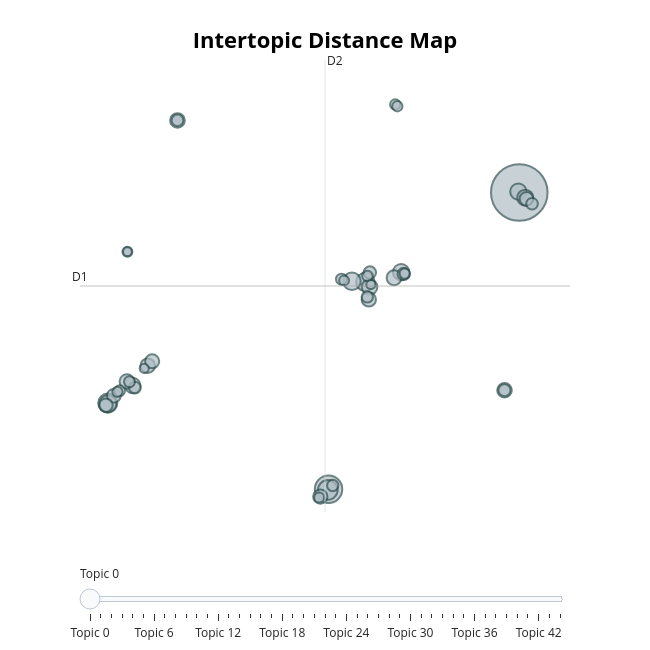

Source (notebook cell):
### Markdown cell above
## topics

### Code cell
fig1 = option1_topic_model_fast.visualize_topics()
fig1.show()

### Figure 1 — Plotly figure (JSON) as saved in the notebook; plotly's stock layout.template omitted (floating-point values rounded to 4 significant figures; data arrays with more than 128 entries replaced by an {"elided": "..."} marker saying what was removed)
{"data": [{"customdata": {"elided": "45x3 mixed values"}, "hovertemplate": "<b>Topic %{customdata[0]}</b><br>%{customdata[1]}<br>Size: %{customdata[2]}", "legendgroup": "", "marker": {"color": "#B0BEC5", "line": {"color": "DarkSlateGrey", "width": 2}, "size": [422, 99, 51, 48, 45, 41, 38, 35, 35, 34, 32, 31, 29, 28, 28, 28, 28, 27, 27, 26, 25, 25, 24, 20, 20, 19, 18, 18, 18, 17, 17, 16, 16, 15, 15, 14, 14, 14, 14, 13, 13, 13, 11, 11, 10], "sizemode": "area", "sizeref": 0.2637, "symbol": "circle"}, "mode": "markers", "name": "", "orientation": "v", "showlegend": false, "type": "scatter", "x": [12.6, 2.602, 2.563, -8.977, 4.531, 3.828, -8.975, 12.55, 6.408, 12.92, 4.752, -7.666, 6.038, -7.974, -6.881, -5.322, 11.83, 4.713, 2.169, -6.649, -8.661, 12.98, -9.073, 4.77, 6.54, 11.83, 13.27, -5.322, -7.553, 2.82, 4.634, -7.838, 3.281, -8.355, 4.641, -8.471, 6.099, 6.209, 6.594, -7.947, 2.111, 3.418, -7.065, 4.82, -7.947], "xaxis": "x", "y": [12.32, -5.208, -5.247, -0.1229, 7.037, 7.08, -0.1523, 12.37, 7.614, 12.01, 6.738, 0.9195, 7.283, 1.156, 2.091, 16.57, 0.6395, 6.002, -5.639, 2.346, 0.3128, 11.95, -0.2415, 7.592, 7.508, 0.6408, 11.65, 16.57, 0.7919, -4.989, 6.152, 1.144, 7.198, 0.6139, 7.386, 0.5462, 17.52, 17.41, 7.532, 8.824, -5.697, 7.126, 1.931, 6.884, 8.824], "yaxis": "y"}], "layout": {"annotations": [{"showarrow": false, "text": "D1", "x": -10.43, "y": 6.796, "yshift": 10}, {"showarrow": false, "text": "D2", "x": 2.415, "xshift": 10, "y": 20.14}], "height": 650, "hoverlabel": {"bgcolor": "white", "font": {"family": "Rockwell", "size": 16}}, "legend": {"itemsizing": "constant", "tracegroupgap": 0}, "margin": {"t": 60}, "shapes": [{"line": {"color": "#CFD8DC", "width": 2}, "type": "line", "x0": 2.415, "x1": 2.415, "y0": -6.551, "y1": 20.14}, {"line": {"color": "#9E9E9E", "width": 2}, "type": "line", "x0": -10.43, "x1": 15.26, "y0": 6.796, "y1": 6.796}], "sliders": [{"active": 0, "pad": {"t": 50}, "steps": [{"args": [{"marker.color": [["red", "#B0BEC5", "#B0BEC5", "#B0BEC5", "#B0BEC5", "#B0BEC5", "#B0BEC5", "#B0BEC5", "#B0BEC5", "#B0BEC5", "#B0BEC5", "#B0BEC5", "#B0BEC5", "#B0BEC5", "#B0BEC5", "#B0BEC5", "#B0BEC5", "#B0BEC5", "#B0BEC5", "#B0BEC5", "#B0BEC5", "#B0BEC5", "#B0BEC5", "#B0BEC5", "#B0BEC5", "#B0BEC5", "#B0BEC5", "#B0BEC5", "#B0BEC5", "#B0BEC5", "#B0BEC5", "#B0BEC5", "#B0BEC5", "#B0BEC5", "#B0BEC5", "#B0BEC5", "#B0BEC5", "#B0BEC5", "#B0BEC5", "#B0BEC5", "#B0BEC5", "#B0BEC5", "#B0BEC5", "#B0BEC5", "#B0BEC5"]]}], "label": "Topic 0", "method": "update"}, {"args": [{"marker.color": [["#B0BEC5", "red", "#B0BEC5", "#B0BEC5", "#B0BEC5", "#B0BEC5", "#B0BEC5", "#B0BEC5", "#B0BEC5", "#B0BEC5", "#B0BEC5", "#B0BEC5", "#B0BEC5", "#B0BEC5", "#B0BEC5", "#B0BEC5", "#B0BEC5", "#B0BEC5", "#B0BEC5", "#B0BEC5", "#B0BEC5", "#B0BEC5", "#B0BEC5", "#B0BEC5", "#B0BEC5", "#B0BEC5", "#B0BEC5", "#B0BEC5", "#B0BEC5", "#B0BEC5", "#B0BEC5", "#B0BEC5", "#B0BEC5", "#B0BEC5", "#B0BEC5", "#B0BEC5", "#B0BEC5", "#B0BEC5", "#B0BEC5", "#B0BEC5", "#B0BEC5", "#B0BEC5", "#B0BEC5", "#B0BEC5", "#B0BEC5"]]}], "label": "Topic 1", "method": "update"}, {"args": [{"marker.color": [["#B0BEC5", "#B0BEC5", "red", "#B0BEC5", "#B0BEC5", "#B0BEC5", "#B0BEC5", "#B0BEC5", "#B0BEC5", "#B0BEC5", "#B0BEC5", "#B0BEC5", "#B0BEC5", "#B0BEC5", "#B0BEC5", "#B0BEC5", "#B0BEC5", "#B0BEC5", "#B0BEC5", "#B0BEC5", "#B0BEC5", "#B0BEC5", "#B0BEC5", "#B0BEC5", "#B0BEC5", "#B0BEC5", "#B0BEC5", "#B0BEC5", "#B0BEC5", "#B0BEC5", "#B0BEC5", "#B0BEC5", "#B0BEC5", "#B0BEC5", "#B0BEC5", "#B0BEC5", "#B0BEC5", "#B0BEC5", "#B0BEC5", "#B0BEC5", "#B0BEC5", "#B0BEC5", "#B0BEC5", "#B0BEC5", "#B0BEC5"]]}], "label": "Topic 2", "method": "update"}, {"args": [{"marker.color": [["#B0BEC5", "#B0BEC5", "#B0BEC5", "red", "#B0BEC5", "#B0BEC5", "#B0BEC5", "#B0BEC5", "#B0BEC5", "#B0BEC5", "#B0BEC5", "#B0BEC5", "#B0BEC5", "#B0BEC5", "#B0BEC5", "#B0BEC5", "#B0BEC5", "#B0BEC5", "#B0BEC5", "#B0BEC5", "#B0BEC5", "#B0BEC5", "#B0BEC5", "#B0BEC5", "#B0BEC5", "#B0BEC5", "#B0BEC5", "#B0BEC5", "#B0BEC5", "#B0BEC5", "#B0BEC5", "#B0BEC5", "#B0BEC5", "#B0BEC5", "#B0BEC5", "#B0BEC5", "#B0BEC5", "#B0BEC5", "#B0BEC5", "#B0BEC5", "#B0BEC5", "#B0BEC5", "#B0BEC5", "#B0BEC5", "#B0BEC5"]]}], "label": "Topic 3", "method": "update"}, {"args": [{"marker.color": [["#B0BEC5", "#B0BEC5", "#B0BEC5", "#B0BEC5", "red", "#B0BEC5", "#B0BEC5", "#B0BEC5", "#B0BEC5", "#B0BEC5", "#B0BEC5", "#B0BEC5", "#B0BEC5", "#B0BEC5", "#B0BEC5", "#B0BEC5", "#B0BEC5", "#B0BEC5", "#B0BEC5", "#B0BEC5", "#B0BEC5", "#B0BEC5", "#B0BEC5", "#B0BEC5", "#B0BEC5", "#B0BEC5", "#B0BEC5", "#B0BEC5", "#B0BEC5", "#B0BEC5", "#B0BEC5", "#B0BEC5", "#B0BEC5", "#B0BEC5", "#B0BEC5", "#B0BEC5", "#B0BEC5", "#B0BEC5", "#B0BEC5", "#B0BEC5", "#B0BEC5", "#B0BEC5", "#B0BEC5", "#B0BEC5", "#B0BEC5"]]}], "label": "Topic 4", "method": "update"}, {"args": [{"marker.color": [["#B0BEC5", "#B0BEC5", "#B0BEC5", "#B0BEC5", "#B0BEC5", "red", "#B0BEC5", "#B0BEC5", "#B0BEC5", "#B0BEC5", "#B0BEC5", "#B0BEC5", "#B0BEC5", "#B0BEC5", "#B0BEC5", "#B0BEC5", "#B0BEC5", "#B0BEC5", "#B0BEC5", "#B0BEC5", "#B0BEC5", "#B0BEC5", "#B0BEC5", "#B0BEC5", "#B0BEC5", "#B0BEC5", "#B0BEC5", "#B0BEC5", "#B0BEC5", "#B0BEC5", "#B0BEC5", "#B0BEC5", "#B0BEC5", "#B0BEC5", "#B0BEC5", "#B0BEC5", "#B0BEC5", "#B0BEC5", "#B0BEC5", "#B0BEC5", "#B0BEC5", "#B0BEC5", "#B0BEC5", "#B0BEC5", "#B0BEC5"]]}], "label": "Topic 5", "method": "update"}, {"args": [{"marker.color": [["#B0BEC5", "#B0BEC5", "#B0BEC5", "#B0BEC5", "#B0BEC5", "#B0BEC5", "red", "#B0BEC5", "#B0BEC5", "#B0BEC5", "#B0BEC5", "#B0BEC5", "#B0BEC5", "#B0BEC5", "#B0BEC5", "#B0BEC5", "#B0BEC5", "#B0BEC5", "#B0BEC5", "#B0BEC5", "#B0BEC5", "#B0BEC5", "#B0BEC5", "#B0BEC5", "#B0BEC5", "#B0BEC5", "#B0BEC5", "#B0BEC5", "#B0BEC5", "#B0BEC5", "#B0BEC5", "#B0BEC5", "#B0BEC5", "#B0BEC5", "#B0BEC5", "#B0BEC5", "#B0BEC5", "#B0BEC5", "#B0BEC5", "#B0BEC5", "#B0BEC5", "#B0BEC5", "#B0BEC5", "#B0BEC5", "#B0BEC5"]]}], "label": "Topic 6", "method": "update"}, {"args": [{"marker.color": [["#B0BEC5", "#B0BEC5", "#B0BEC5", "#B0BEC5", "#B0BEC5", "#B0BEC5", "#B0BEC5", "red", "#B0BEC5", "#B0BEC5", "#B0BEC5", "#B0BEC5", "#B0BEC5", "#B0BEC5", "#B0BEC5", "#B0BEC5", "#B0BEC5", "#B0BEC5", "#B0BEC5", "#B0BEC5", "#B0BEC5", "#B0BEC5", "#B0BEC5", "#B0BEC5", "#B0BEC5", "#B0BEC5", "#B0BEC5", "#B0BEC5", "#B0BEC5", "#B0BEC5", "#B0BEC5", "#B0BEC5", "#B0BEC5", "#B0BEC5", "#B0BEC5", "#B0BEC5", "#B0BEC5", "#B0BEC5", "#B0BEC5", "#B0BEC5", "#B0BEC5", "#B0BEC5", "#B0BEC5", "#B0BEC5", "#B0BEC5"]]}], "label": "Topic 7", "method": "update"}, {"args": [{"marker.color": [["#B0BEC5", "#B0BEC5", "#B0BEC5", "#B0BEC5", "#B0BEC5", "#B0BEC5", "#B0BEC5", "#B0BEC5", "red", "#B0BEC5", "#B0BEC5", "#B0BEC5", "#B0BEC5", "#B0BEC5", "#B0BEC5", "#B0BEC5", "#B0BEC5", "#B0BEC5", "#B0BEC5", "#B0BEC5", "#B0BEC5", "#B0BEC5", "#B0BEC5", "#B0BEC5", "#B0BEC5", "#B0BEC5", "#B0BEC5", "#B0BEC5", "#B0BEC5", "#B0BEC5", "#B0BEC5", "#B0BEC5", "#B0BEC5", "#B0BEC5", "#B0BEC5", "#B0BEC5", "#B0BEC5", "#B0BEC5", "#B0BEC5", "#B0BEC5", "#B0BEC5", "#B0BEC5", "#B0BEC5", "#B0BEC5", "#B0BEC5"]]}], "label": "Topic 8", "method": "update"}, {"args": [{"marker.color": [["#B0BEC5", "#B0BEC5", "#B0BEC5", "#B0BEC5", "#B0BEC5", "#B0BEC5", "#B0BEC5", "#B0BEC5", "#B0BEC5", "red", "#B0BEC5", "#B0BEC5", "#B0BEC5", "#B0BEC5", "#B0BEC5", "#B0BEC5", "#B0BEC5", "#B0BEC5", "#B0BEC5", "#B0BEC5", "#B0BEC5", "#B0BEC5", "#B0BEC5", "#B0BEC5", "#B0BEC5", "#B0BEC5", "#B0BEC5", "#B0BEC5", "#B0BEC5", "#B0BEC5", "#B0BEC5", "#B0BEC5", "#B0BEC5", "#B0BEC5", "#B0BEC5", "#B0BEC5", "#B0BEC5", "#B0BEC5", "#B0BEC5", "#B0BEC5", "#B0BEC5", "#B0BEC5", "#B0BEC5", "#B0BEC5", "#B0BEC5"]]}], "label": "Topic 9", "method": "update"}, {"args": [{"marker.color": [["#B0BEC5", "#B0BEC5", "#B0BEC5", "#B0BEC5", "#B0BEC5", "#B0BEC5", "#B0BEC5", "#B0BEC5", "#B0BEC5", "#B0BEC5", "red", "#B0BEC5", "#B0BEC5", "#B0BEC5", "#B0BEC5", "#B0BEC5", "#B0BEC5", "#B0BEC5", "#B0BEC5", "#B0BEC5", "#B0BEC5", "#B0BEC5", "#B0BEC5", "#B0BEC5", "#B0BEC5", "#B0BEC5", "#B0BEC5", "#B0BEC5", "#B0BEC5", "#B0BEC5", "#B0BEC5", "#B0BEC5", "#B0BEC5", "#B0BEC5", "#B0BEC5", "#B0BEC5", "#B0BEC5", "#B0BEC5", "#B0BEC5", "#B0BEC5", "#B0BEC5", "#B0BEC5", "#B0BEC5", "#B0BEC5", "#B0BEC5"]]}], "label": "Topic 10", "method": "update"}, {"args": [{"marker.color": [["#B0BEC5", "#B0BEC5", "#B0BEC5", "#B0BEC5", "#B0BEC5", "#B0BEC5", "#B0BEC5", "#B0BEC5", "#B0BEC5", "#B0BEC5", "#B0BEC5", "red", "#B0BEC5", "#B0BEC5", "#B0BEC5", "#B0BEC5", "#B0BEC5", "#B0BEC5", "#B0BEC5", "#B0BEC5", "#B0BEC5", "#B0BEC5", "#B0BEC5", "#B0BEC5", "#B0BEC5", "#B0BEC5", "#B0BEC5", "#B0BEC5", "#B0BEC5", "#B0BEC5", "#B0BEC5", "#B0BEC5", "#B0BEC5", "#B0BEC5", "#B0BEC5", "#B0BEC5", "#B0BEC5", "#B0BEC5", "#B0BEC5", "#B0BEC5", "#B0BEC5", "#B0BEC5", "#B0BEC5", "#B0BEC5", "#B0BEC5"]]}], "label": "Topic 11", "method": "update"}, {"args": [{"marker.color": [["#B0BEC5", "#B0BEC5", "#B0BEC5", "#B0BEC5", "#B0BEC5", "#B0BEC5", "#B0BEC5", "#B0BEC5", "#B0BEC5", "#B0BEC5", "#B0BEC5", "#B0BEC5", "red", "#B0BEC5", "#B0BEC5", "#B0BEC5", "#B0BEC5", "#B0BEC5", "#B0BEC5", "#B0BEC5", "#B0BEC5", "#B0BEC5", "#B0BEC5", "#B0BEC5", "#B0BEC5", "#B0BEC5", "#B0BEC5", "#B0BEC5", "#B0BEC5", "#B0BEC5", "#B0BEC5", "#B0BEC5", "#B0BEC5", "#B0BEC5", "#B0BEC5", "#B0BEC5", "#B0BEC5", "#B0BEC5", "#B0BEC5", "#B0BEC5", "#B0BEC5", "#B0BEC5", "#B0BEC5", "#B0BEC5", "#B0BEC5"]]}], "label": "Topic 12", "method": "update"}, {"args": [{"marker.color": [["#B0BEC5", "#B0BEC5", "#B0BEC5", "#B0BEC5", "#B0BEC5", "#B0BEC5", "#B0BEC5", "#B0BEC5", "#B0BEC5", "#B0BEC5", "#B0BEC5", "#B0BEC5", "#B0BEC5", "red", "#B0BEC5", "#B0BEC5", "#B0BEC5", "#B0BEC5", "#B0BEC5", "#B0BEC5", "#B0BEC5", "#B0BEC5", "#B0BEC5", "#B0BEC5", "#B0BEC5", "#B0BEC5", "#B0BEC5", "#B0BEC5", "#B0BEC5", "#B0BEC5", "#B0BEC5", "#B0BEC5", "#B0BEC5", "#B0BEC5", "#B0BEC5", "#B0BEC5", "#B0BEC5", "#B0BEC5", "#B0BEC5", "#B0BEC5", "#B0BEC5", "#B0BEC5", "#B0BEC5", "#B0BEC5", "#B0BEC5"]]}], "label": "Topic 13", "method": "update"}, {"args": [{"marker.color": [["#B0BEC5", "#B0BEC5", "#B0BEC5", "#B0BEC5", "#B0BEC5", "#B0BEC5", "#B0BEC5", "#B0BEC5", "#B0BEC5", "#B0BEC5", "#B0BEC5", "#B0BEC5", "#B0BEC5", "#B0BEC5", "red", "#B0BEC5", "#B0BEC5", "#B0BEC5", "#B0BEC5", "#B0BEC5", "#B0BEC5", "#B0BEC5", "#B0BEC5", "#B0BEC5", "#B0BEC5", "#B0BEC5", "#B0BEC5", "#B0BEC5", "#B0BEC5", "#B0BEC5", "#B0BEC5", "#B0BEC5", "#B0BEC5", "#B0BEC5", "#B0BEC5", "#B0BEC5", "#B0BEC5", "#B0BEC5", "#B0BEC5", "#B0BEC5", "#B0BEC5", "#B0BEC5", "#B0BEC5", "#B0BEC5", "#B0BEC5"]]}], "label": "Topic 14", "method": "update"}, {"args": [{"marker.color": [["#B0BEC5", "#B0BEC5", "#B0BEC5", "#B0BEC5", "#B0BEC5", "#B0BEC5", "#B0BEC5", "#B0BEC5", "#B0BEC5", "#B0BEC5", "#B0BEC5", "#B0BEC5", "#B0BEC5", "#B0BEC5", "#B0BEC5", "red", "#B0BEC5", "#B0BEC5", "#B0BEC5", "#B0BEC5", "#B0BEC5", "#B0BEC5", "#B0BEC5", "#B0BEC5", "#B0BEC5", "#B0BEC5", "#B0BEC5", "#B0BEC5", "#B0BEC5", "#B0BEC5", "#B0BEC5", "#B0BEC5", "#B0BEC5", "#B0BEC5", "#B0BEC5", "#B0BEC5", "#B0BEC5", "#B0BEC5", "#B0BEC5", "#B0BEC5", "#B0BEC5", "#B0BEC5", "#B0BEC5", "#B0BEC5", "#B0BEC5"]]}], "label": "Topic 15", "method": "update"}, {"args": [{"marker.color": [["#B0BEC5", "#B0BEC5", "#B0BEC5", "#B0BEC5", "#B0BEC5", "#B0BEC5", "#B0BEC5", "#B0BEC5", "#B0BEC5", "#B0BEC5", "#B0BEC5", "#B0BEC5", "#B0BEC5", "#B0BEC5", "#B0BEC5", "#B0BEC5", "red", "#B0BEC5", "#B0BEC5", "#B0BEC5", "#B0BEC5", "#B0BEC5", "#B0BEC5", "#B0BEC5", "#B0BEC5", "#B0BEC5", "#B0BEC5", "#B0BEC5", "#B0BEC5", "#B0BEC5", "#B0BEC5", "#B0BEC5", "#B0BEC5", "#B0BEC5", "#B0BEC5", "#B0BEC5", "#B0BEC5", "#B0BEC5", "#B0BEC5", "#B0BEC5", "#B0BEC5", "#B0BEC5", "#B0BEC5", "#B0BEC5", "#B0BEC5"]]}], "label": "Topic 16", "method": "update"}, {"args": [{"marker.color": [["#B0BEC5", "#B0BEC5", "#B0BEC5", "#B0BEC5", "#B0BEC5", "#B0BEC5", "#B0BEC5", "#B0BEC5", "#B0BEC5", "#B0BEC5", "#B0BEC5", "#B0BEC5", "#B0BEC5", "#B0BEC5", "#B0BEC5", "#B0BEC5", "#B0BEC5", "red", "#B0BEC5", "#B0BEC5", "#B0BEC5", "#B0BEC5", "#B0BEC5", "#B0BEC5", "#B0BEC5", "#B0BEC5", "#B0BEC5", "#B0BEC5", "#B0BEC5", "#B0BEC5", "#B0BEC5", "#B0BEC5", "#B0BEC5", "#B0BEC5", "#B0BEC5", "#B0BEC5", "#B0BEC5", "#B0BEC5", "#B0BEC5", "#B0BEC5", "#B0BEC5", "#B0BEC5", "#B0BEC5", "#B0BEC5", "#B0BEC5"]]}], "label": "Topic 17", "method": "update"}, {"args": [{"marker.color": [["#B0BEC5", "#B0BEC5", "#B0BEC5", "#B0BEC5", "#B0BEC5", "#B0BEC5", "#B0BEC5", "#B0BEC5", "#B0BEC5", "#B0BEC5", "#B0BEC5", "#B0BEC5", "#B0BEC5", "#B0BEC5", "#B0BEC5", "#B0BEC5", "#B0BEC5", "#B0BEC5", "red", "#B0BEC5", "#B0BEC5", "#B0BEC5", "#B0BEC5", "#B0BEC5", "#B0BEC5", "#B0BEC5", "#B0BEC5", "#B0BEC5", "#B0BEC5", "#B0BEC5", "#B0BEC5", "#B0BEC5", "#B0BEC5", "#B0BEC5", "#B0BEC5", "#B0BEC5", "#B0BEC5", "#B0BEC5", "#B0BEC5", "#B0BEC5", "#B0BEC5", "#B0BEC5", "#B0BEC5", "#B0BEC5", "#B0BEC5"]]}], "label": "Topic 18", "method": "update"}, {"args": [{"marker.color": [["#B0BEC5", "#B0BEC5", "#B0BEC5", "#B0BEC5", "#B0BEC5", "#B0BEC5", "#B0BEC5", "#B0BEC5", "#B0BEC5", "#B0BEC5", "#B0BEC5", "#B0BEC5", "#B0BEC5", "#B0BEC5", "#B0BEC5", "#B0BEC5", "#B0BEC5", "#B0BEC5", "#B0BEC5", "red", "#B0BEC5", "#B0BEC5", "#B0BEC5", "#B0BEC5", "#B0BEC5", "#B0BEC5", "#B0BEC5", "#B0BEC5", "#B0BEC5", "#B0BEC5", "#B0BEC5", "#B0BEC5", "#B0BEC5", "#B0BEC5", "#B0BEC5", "#B0BEC5", "#B0BEC5", "#B0BEC5", "#B0BEC5", "#B0BEC5", "#B0BEC5", "#B0BEC5", "#B0BEC5", "#B0BEC5", "#B0BEC5"]]}], "label": "Topic 19", "method": "update"}, {"args": [{"marker.color": [["#B0BEC5", "#B0BEC5", "#B0BEC5", "#B0BEC5", "#B0BEC5", "#B0BEC5", "#B0BEC5", "#B0BEC5", "#B0BEC5", "#B0BEC5", "#B0BEC5", "#B0BEC5", "#B0BEC5", "#B0BEC5", "#B0BEC5", "#B0BEC5", "#B0BEC5", "#B0BEC5", "#B0BEC5", "#B0BEC5", "red", "#B0BEC5", "#B0BEC5", "#B0BEC5", "#B0BEC5", "#B0BEC5", "#B0BEC5", "#B0BEC5", "#B0BEC5", "#B0BEC5", "#B0BEC5", "#B0BEC5", "#B0BEC5", "#B0BEC5", "#B0BEC5", "#B0BEC5", "#B0BEC5", "#B0BEC5", "#B0BEC5", "#B0BEC5", "#B0BEC5", "#B0BEC5", "#B0BEC5", "#B0BEC5", "#B0BEC5"]]}], "label": "Topic 20", "method": "update"}, {"args": [{"marker.color": [["#B0BEC5", "#B0BEC5", "#B0BEC5", "#B0BEC5", "#B0BEC5", "#B0BEC5", "#B0BEC5", "#B0BEC5", "#B0BEC5", "#B0BEC5", "#B0BEC5", "#B0BEC5", "#B0BEC5", "#B0BEC5", "#B0BEC5", "#B0BEC5", "#B0BEC5", "#B0BEC5", "#B0BEC5", "#B0BEC5", "#B0BEC5", "red", "#B0BEC5", "#B0BEC5", "#B0BEC5", "#B0BEC5", "#B0BEC5", "#B0BEC5", "#B0BEC5", "#B0BEC5", "#B0BEC5", "#B0BEC5", "#B0BEC5", "#B0BEC5", "#B0BEC5", "#B0BEC5", "#B0BEC5", "#B0BEC5", "#B0BEC5", "#B0BEC5", "#B0BEC5", "#B0BEC5", "#B0BEC5", "#B0BEC5", "#B0BEC5"]]}], "label": "Topic 21", "method": "update"}, {"args": [{"marker.color": [["#B0BEC5", "#B0BEC5", "#B0BEC5", "#B0BEC5", "#B0BEC5", "#B0BEC5", "#B0BEC5", "#B0BEC5", "#B0BEC5", "#B0BEC5", "#B0BEC5", "#B0BEC5", "#B0BEC5", "#B0BEC5", "#B0BEC5", "#B0BEC5", "#B0BEC5", "#B0BEC5", "#B0BEC5", "#B0BEC5", "#B0BEC5", "#B0BEC5", "red", "#B0BEC5", "#B0BEC5", "#B0BEC5", "#B0BEC5", "#B0BEC5", "#B0BEC5", "#B0BEC5", "#B0BEC5", "#B0BEC5", "#B0BEC5", "#B0BEC5", "#B0BEC5", "#B0BEC5", "#B0BEC5", "#B0BEC5", "#B0BEC5", "#B0BEC5", "#B0BEC5", "#B0BEC5", "#B0BEC5", "#B0BEC5", "#B0BEC5"]]}], "label": "Topic 22", "method": "update"}, {"args": [{"marker.color": [["#B0BEC5", "#B0BEC5", "#B0BEC5", "#B0BEC5", "#B0BEC5", "#B0BEC5", "#B0BEC5", "#B0BEC5", "#B0BEC5", "#B0BEC5", "#B0BEC5", "#B0BEC5", "#B0BEC5", "#B0BEC5", "#B0BEC5", "#B0BEC5", "#B0BEC5", "#B0BEC5", "#B0BEC5", "#B0BEC5", "#B0BEC5", "#B0BEC5", "#B0BEC5", "red", "#B0BEC5", "#B0BEC5", "#B0BEC5", "#B0BEC5", "#B0BEC5", "#B0BEC5", "#B0BEC5", "#B0BEC5", "#B0BEC5", "#B0BEC5", "#B0BEC5", "#B0BEC5", "#B0BEC5", "#B0BEC5", "#B0BEC5", "#B0BEC5", "#B0BEC5", "#B0BEC5", "#B0BEC5", "#B0BEC5", "#B0BEC5"]]}], "label": "Topic 23", "method": "update"}, {"args": [{"marker.color": [["#B0BEC5", "#B0BEC5", "#B0BEC5", "#B0BEC5", "#B0BEC5", "#B0BEC5", "#B0BEC5", "#B0BEC5", "#B0BEC5", "#B0BEC5", "#B0BEC5", "#B0BEC5", "#B0BEC5", "#B0BEC5", "#B0BEC5", "#B0BEC5", "#B0BEC5", "#B0BEC5", "#B0BEC5", "#B0BEC5", "#B0BEC5", "#B0BEC5", "#B0BEC5", "#B0BEC5", "red", "#B0BEC5", "#B0BEC5", "#B0BEC5", "#B0BEC5", "#B0BEC5", "#B0BEC5", "#B0BEC5", "#B0BEC5", "#B0BEC5", "#B0BEC5", "#B0BEC5", "#B0BEC5", "#B0BEC5", "#B0BEC5", "#B0BEC5", "#B0BEC5", "#B0BEC5", "#B0BEC5", "#B0BEC5", "#B0BEC5"]]}], "label": "Topic 24", "method": "update"}, {"args": [{"marker.color": [["#B0BEC5", "#B0BEC5", "#B0BEC5", "#B0BEC5", "#B0BEC5", "#B0BEC5", "#B0BEC5", "#B0BEC5", "#B0BEC5", "#B0BEC5", "#B0BEC5", "#B0BEC5", "#B0BEC5", "#B0BEC5", "#B0BEC5", "#B0BEC5", "#B0BEC5", "#B0BEC5", "#B0BEC5", "#B0BEC5", "#B0BEC5", "#B0BEC5", "#B0BEC5", "#B0BEC5", "#B0BEC5", "red", "#B0BEC5", "#B0BEC5", "#B0BEC5", "#B0BEC5", "#B0BEC5", "#B0BEC5", "#B0BEC5", "#B0BEC5", "#B0BEC5", "#B0BEC5", "#B0BEC5", "#B0BEC5", "#B0BEC5", "#B0BEC5", "#B0BEC5", "#B0BEC5", "#B0BEC5", "#B0BEC5", "#B0BEC5"]]}], "label": "Topic 25", "method": "update"}, {"args": [{"marker.color": [["#B0BEC5", "#B0BEC5", "#B0BEC5", "#B0BEC5", "#B0BEC5", "#B0BEC5", "#B0BEC5", "#B0BEC5", "#B0BEC5", "#B0BEC5", "#B0BEC5", "#B0BEC5", "#B0BEC5", "#B0BEC5", "#B0BEC5", "#B0BEC5", "#B0BEC5", "#B0BEC5", "#B0BEC5", "#B0BEC5", "#B0BEC5", "#B0BEC5", "#B0BEC5", "#B0BEC5", "#B0BEC5", "#B0BEC5", "red", "#B0BEC5", "#B0BEC5", "#B0BEC5", "#B0BEC5", "#B0BEC5", "#B0BEC5", "#B0BEC5", "#B0BEC5", "#B0BEC5", "#B0BEC5", "#B0BEC5", "#B0BEC5", "#B0BEC5", "#B0BEC5", "#B0BEC5", "#B0BEC5", "#B0BEC5", "#B0BEC5"]]}], "label": "Topic 26", "method": "update"}, {"args": [{"marker.color": [["#B0BEC5", "#B0BEC5", "#B0BEC5", "#B0BEC5", "#B0BEC5", "#B0BEC5", "#B0BEC5", "#B0BEC5", "#B0BEC5", "#B0BEC5", "#B0BEC5", "#B0BEC5", "#B0BEC5", "#B0BEC5", "#B0BEC5", "#B0BEC5", "#B0BEC5", "#B0BEC5", "#B0BEC5", "#B0BEC5", "#B0BEC5", "#B0BEC5", "#B0BEC5", "#B0BEC5", "#B0BEC5", "#B0BEC5", "#B0BEC5", "red", "#B0BEC5", "#B0BEC5", "#B0BEC5", "#B0BEC5", "#B0BEC5", "#B0BEC5", "#B0BEC5", "#B0BEC5", "#B0BEC5", "#B0BEC5", "#B0BEC5", "#B0BEC5", "#B0BEC5", "#B0BEC5", "#B0BEC5", "#B0BEC5", "#B0BEC5"]]}], "label": "Topic 27", "method": "update"}, {"args": [{"marker.color": [["#B0BEC5", "#B0BEC5", "#B0BEC5", "#B0BEC5", "#B0BEC5", "#B0BEC5", "#B0BEC5", "#B0BEC5", "#B0BEC5", "#B0BEC5", "#B0BEC5", "#B0BEC5", "#B0BEC5", "#B0BEC5", "#B0BEC5", "#B0BEC5", "#B0BEC5", "#B0BEC5", "#B0BEC5", "#B0BEC5", "#B0BEC5", "#B0BEC5", "#B0BEC5", "#B0BEC5", "#B0BEC5", "#B0BEC5", "#B0BEC5", "#B0BEC5", "red", "#B0BEC5", "#B0BEC5", "#B0BEC5", "#B0BEC5", "#B0BEC5", "#B0BEC5", "#B0BEC5", "#B0BEC5", "#B0BEC5", "#B0BEC5", "#B0BEC5", "#B0BEC5", "#B0BEC5", "#B0BEC5", "#B0BEC5", "#B0BEC5"]]}], "label": "Topic 28", "method": "update"}, {"args": [{"marker.color": [["#B0BEC5", "#B0BEC5", "#B0BEC5", "#B0BEC5", "#B0BEC5", "#B0BEC5", "#B0BEC5", "#B0BEC5", "#B0BEC5", "#B0BEC5", "#B0BEC5", "#B0BEC5", "#B0BEC5", "#B0BEC5", "#B0BEC5", "#B0BEC5", "#B0BEC5", "#B0BEC5", "#B0BEC5", "#B0BEC5", "#B0BEC5", "#B0BEC5", "#B0BEC5", "#B0BEC5", "#B0BEC5", "#B0BEC5", "#B0BEC5", "#B0BEC5", "#B0BEC5", "red", "#B0BEC5", "#B0BEC5", "#B0BEC5", "#B0BEC5", "#B0BEC5", "#B0BEC5", "#B0BEC5", "#B0BEC5", "#B0BEC5", "#B0BEC5", "#B0BEC5", "#B0BEC5", "#B0BEC5", "#B0BEC5", "#B0BEC5"]]}], "label": "Topic 29", "method": "update"}, {"args": [{"marker.color": [["#B0BEC5", "#B0BEC5", "#B0BEC5", "#B0BEC5", "#B0BEC5", "#B0BEC5", "#B0BEC5", "#B0BEC5", "#B0BEC5", "#B0BEC5", "#B0BEC5", "#B0BEC5", "#B0BEC5", "#B0BEC5", "#B0BEC5", "#B0BEC5", "#B0BEC5", "#B0BEC5", "#B0BEC5", "#B0BEC5", "#B0BEC5", "#B0BEC5", "#B0BEC5", "#B0BEC5", "#B0BEC5", "#B0BEC5", "#B0BEC5", "#B0BEC5", "#B0BEC5", "#B0BEC5", "red", "#B0BEC5", "#B0BEC5", "#B0BEC5", "#B0BEC5", "#B0BEC5", "#B0BEC5", "#B0BEC5", "#B0BEC5", "#B0BEC5", "#B0BEC5", "#B0BEC5", "#B0BEC5", "#B0BEC5", "#B0BEC5"]]}], "label": "Topic 30", "method": "update"}, {"args": [{"marker.color": [["#B0BEC5", "#B0BEC5", "#B0BEC5", "#B0BEC5", "#B0BEC5", "#B0BEC5", "#B0BEC5", "#B0BEC5", "#B0BEC5", "#B0BEC5", "#B0BEC5", "#B0BEC5", "#B0BEC5", "#B0BEC5", "#B0BEC5", "#B0BEC5", "#B0BEC5", "#B0BEC5", "#B0BEC5", "#B0BEC5", "#B0BEC5", "#B0BEC5", "#B0BEC5", "#B0BEC5", "#B0BEC5", "#B0BEC5", "#B0BEC5", "#B0BEC5", "#B0BEC5", "#B0BEC5", "#B0BEC5", "red", "#B0BEC5", "#B0BEC5", "#B0BEC5", "#B0BEC5", "#B0BEC5", "#B0BEC5", "#B0BEC5", "#B0BEC5", "#B0BEC5", "#B0BEC5", "#B0BEC5", "#B0BEC5", "#B0BEC5"]]}], "label": "Topic 31", "method": "update"}, {"args": [{"marker.color": [["#B0BEC5", "#B0BEC5", "#B0BEC5", "#B0BEC5", "#B0BEC5", "#B0BEC5", "#B0BEC5", "#B0BEC5", "#B0BEC5", "#B0BEC5", "#B0BEC5", "#B0BEC5", "#B0BEC5", "#B0BEC5", "#B0BEC5", "#B0BEC5", "#B0BEC5", "#B0BEC5", "#B0BEC5", "#B0BEC5", "#B0BEC5", "#B0BEC5", "#B0BEC5", "#B0BEC5", "#B0BEC5", "#B0BEC5", "#B0BEC5", "#B0BEC5", "#B0BEC5", "#B0BEC5", "#B0BEC5", "#B0BEC5", "red", "#B0BEC5", "#B0BEC5", "#B0BEC5", "#B0BEC5", "#B0BEC5", "#B0BEC5", "#B0BEC5", "#B0BEC5", "#B0BEC5", "#B0BEC5", "#B0BEC5", "#B0BEC5"]]}], "label": "Topic 32", "method": "update"}, {"args": [{"marker.color": [["#B0BEC5", "#B0BEC5", "#B0BEC5", "#B0BEC5", "#B0BEC5", "#B0BEC5", "#B0BEC5", "#B0BEC5", "#B0BEC5", "#B0BEC5", "#B0BEC5", "#B0BEC5", "#B0BEC5", "#B0BEC5", "#B0BEC5", "#B0BEC5", "#B0BEC5", "#B0BEC5", "#B0BEC5", "#B0BEC5", "#B0BEC5", "#B0BEC5", "#B0BEC5", "#B0BEC5", "#B0BEC5", "#B0BEC5", "#B0BEC5", "#B0BEC5", "#B0BEC5", "#B0BEC5", "#B0BEC5", "#B0BEC5", "#B0BEC5", "red", "#B0BEC5", "#B0BEC5", "#B0BEC5", "#B0BEC5", "#B0BEC5", "#B0BEC5", "#B0BEC5", "#B0BEC5", "#B0BEC5", "#B0BEC5", "#B0BEC5"]]}], "label": "Topic 33", "method": "update"}, {"args": [{"marker.color": [["#B0BEC5", "#B0BEC5", "#B0BEC5", "#B0BEC5", "#B0BEC5", "#B0BEC5", "#B0BEC5", "#B0BEC5", "#B0BEC5", "#B0BEC5", "#B0BEC5", "#B0BEC5", "#B0BEC5", "#B0BEC5", "#B0BEC5", "#B0BEC5", "#B0BEC5", "#B0BEC5", "#B0BEC5", "#B0BEC5", "#B0BEC5", "#B0BEC5", "#B0BEC5", "#B0BEC5", "#B0BEC5", "#B0BEC5", "#B0BEC5", "#B0BEC5", "#B0BEC5", "#B0BEC5", "#B0BEC5", "#B0BEC5", "#B0BEC5", "#B0BEC5", "red", "#B0BEC5", "#B0BEC5", "#B0BEC5", "#B0BEC5", "#B0BEC5", "#B0BEC5", "#B0BEC5", "#B0BEC5", "#B0BEC5", "#B0BEC5"]]}], "label": "Topic 34", "method": "update"}, {"args": [{"marker.color": [["#B0BEC5", "#B0BEC5", "#B0BEC5", "#B0BEC5", "#B0BEC5", "#B0BEC5", "#B0BEC5", "#B0BEC5", "#B0BEC5", "#B0BEC5", "#B0BEC5", "#B0BEC5", "#B0BEC5", "#B0BEC5", "#B0BEC5", "#B0BEC5", "#B0BEC5", "#B0BEC5", "#B0BEC5", "#B0BEC5", "#B0BEC5", "#B0BEC5", "#B0BEC5", "#B0BEC5", "#B0BEC5", "#B0BEC5", "#B0BEC5", "#B0BEC5", "#B0BEC5", "#B0BEC5", "#B0BEC5", "#B0BEC5", "#B0BEC5", "#B0BEC5", "#B0BEC5", "red", "#B0BEC5", "#B0BEC5", "#B0BEC5", "#B0BEC5", "#B0BEC5", "#B0BEC5", "#B0BEC5", "#B0BEC5", "#B0BEC5"]]}], "label": "Topic 35", "method": "update"}, {"args": [{"marker.color": [["#B0BEC5", "#B0BEC5", "#B0BEC5", "#B0BEC5", "#B0BEC5", "#B0BEC5", "#B0BEC5", "#B0BEC5", "#B0BEC5", "#B0BEC5", "#B0BEC5", "#B0BEC5", "#B0BEC5", "#B0BEC5", "#B0BEC5", "#B0BEC5", "#B0BEC5", "#B0BEC5", "#B0BEC5", "#B0BEC5", "#B0BEC5", "#B0BEC5", "#B0BEC5", "#B0BEC5", "#B0BEC5", "#B0BEC5", "#B0BEC5", "#B0BEC5", "#B0BEC5", "#B0BEC5", "#B0BEC5", "#B0BEC5", "#B0BEC5", "#B0BEC5", "#B0BEC5", "#B0BEC5", "red", "#B0BEC5", "#B0BEC5", "#B0BEC5", "#B0BEC5", "#B0BEC5", "#B0BEC5", "#B0BEC5", "#B0BEC5"]]}], "label": "Topic 36", "method": "update"}, {"args": [{"marker.color": [["#B0BEC5", "#B0BEC5", "#B0BEC5", "#B0BEC5", "#B0BEC5", "#B0BEC5", "#B0BEC5", "#B0BEC5", "#B0BEC5", "#B0BEC5", "#B0BEC5", "#B0BEC5", "#B0BEC5", "#B0BEC5", "#B0BEC5", "#B0BEC5", "#B0BEC5", "#B0BEC5", "#B0BEC5", "#B0BEC5", "#B0BEC5", "#B0BEC5", "#B0BEC5", "#B0BEC5", "#B0BEC5", "#B0BEC5", "#B0BEC5", "#B0BEC5", "#B0BEC5", "#B0BEC5", "#B0BEC5", "#B0BEC5", "#B0BEC5", "#B0BEC5", "#B0BEC5", "#B0BEC5", "#B0BEC5", "red", "#B0BEC5", "#B0BEC5", "#B0BEC5", "#B0BEC5", "#B0BEC5", "#B0BEC5", "#B0BEC5"]]}], "label": "Topic 37", "method": "update"}, {"args": [{"marker.color": [["#B0BEC5", "#B0BEC5", "#B0BEC5", "#B0BEC5", "#B0BEC5", "#B0BEC5", "#B0BEC5", "#B0BEC5", "#B0BEC5", "#B0BEC5", "#B0BEC5", "#B0BEC5", "#B0BEC5", "#B0BEC5", "#B0BEC5", "#B0BEC5", "#B0BEC5", "#B0BEC5", "#B0BEC5", "#B0BEC5", "#B0BEC5", "#B0BEC5", "#B0BEC5", "#B0BEC5", "#B0BEC5", "#B0BEC5", "#B0BEC5", "#B0BEC5", "#B0BEC5", "#B0BEC5", "#B0BEC5", "#B0BEC5", "#B0BEC5", "#B0BEC5", "#B0BEC5", "#B0BEC5", "#B0BEC5", "#B0BEC5", "red", "#B0BEC5", "#B0BEC5", "#B0BEC5", "#B0BEC5", "#B0BEC5", "#B0BEC5"]]}], "label": "Topic 38", "method": "update"}, {"args": [{"marker.color": [["#B0BEC5", "#B0BEC5", "#B0BEC5", "#B0BEC5", "#B0BEC5", "#B0BEC5", "#B0BEC5", "#B0BEC5", "#B0BEC5", "#B0BEC5", "#B0BEC5", "#B0BEC5", "#B0BEC5", "#B0BEC5", "#B0BEC5", "#B0BEC5", "#B0BEC5", "#B0BEC5", "#B0BEC5", "#B0BEC5", "#B0BEC5", "#B0BEC5", "#B0BEC5", "#B0BEC5", "#B0BEC5", "#B0BEC5", "#B0BEC5", "#B0BEC5", "#B0BEC5", "#B0BEC5", "#B0BEC5", "#B0BEC5", "#B0BEC5", "#B0BEC5", "#B0BEC5", "#B0BEC5", "#B0BEC5", "#B0BEC5", "#B0BEC5", "red", "#B0BEC5", "#B0BEC5", "#B0BEC5", "#B0BEC5", "#B0BEC5"]]}], "label": "Topic 39", "method": "update"}, {"args": [{"marker.color": [["#B0BEC5", "#B0BEC5", "#B0BEC5", "#B0BEC5", "#B0BEC5", "#B0BEC5", "#B0BEC5", "#B0BEC5", "#B0BEC5", "#B0BEC5", "#B0BEC5", "#B0BEC5", "#B0BEC5", "#B0BEC5", "#B0BEC5", "#B0BEC5", "#B0BEC5", "#B0BEC5", "#B0BEC5", "#B0BEC5", "#B0BEC5", "#B0BEC5", "#B0BEC5", "#B0BEC5", "#B0BEC5", "#B0BEC5", "#B0BEC5", "#B0BEC5", "#B0BEC5", "#B0BEC5", "#B0BEC5", "#B0BEC5", "#B0BEC5", "#B0BEC5", "#B0BEC5", "#B0BEC5", "#B0BEC5", "#B0BEC5", "#B0BEC5", "#B0BEC5", "red", "#B0BEC5", "#B0BEC5", "#B0BEC5", "#B0BEC5"]]}], "label": "Topic 40", "method": "update"}, {"args": [{"marker.color": [["#B0BEC5", "#B0BEC5", "#B0BEC5", "#B0BEC5", "#B0BEC5", "#B0BEC5", "#B0BEC5", "#B0BEC5", "#B0BEC5", "#B0BEC5", "#B0BEC5", "#B0BEC5", "#B0BEC5", "#B0BEC5", "#B0BEC5", "#B0BEC5", "#B0BEC5", "#B0BEC5", "#B0BEC5", "#B0BEC5", "#B0BEC5", "#B0BEC5", "#B0BEC5", "#B0BEC5", "#B0BEC5", "#B0BEC5", "#B0BEC5", "#B0BEC5", "#B0BEC5", "#B0BEC5", "#B0BEC5", "#B0BEC5", "#B0BEC5", "#B0BEC5", "#B0BEC5", "#B0BEC5", "#B0BEC5", "#B0BEC5", "#B0BEC5", "#B0BEC5", "#B0BEC5", "red", "#B0BEC5", "#B0BEC5", "#B0BEC5"]]}], "label": "Topic 41", "method": "update"}, {"args": [{"marker.color": [["#B0BEC5", "#B0BEC5", "#B0BEC5", "#B0BEC5", "#B0BEC5", "#B0BEC5", "#B0BEC5", "#B0BEC5", "#B0BEC5", "#B0BEC5", "#B0BEC5", "#B0BEC5", "#B0BEC5", "#B0BEC5", "#B0BEC5", "#B0BEC5", "#B0BEC5", "#B0BEC5", "#B0BEC5", "#B0BEC5", "#B0BEC5", "#B0BEC5", "#B0BEC5", "#B0BEC5", "#B0BEC5", "#B0BEC5", "#B0BEC5", "#B0BEC5", "#B0BEC5", "#B0BEC5", "#B0BEC5", "#B0BEC5", "#B0BEC5", "#B0BEC5", "#B0BEC5", "#B0BEC5", "#B0BEC5", "#B0BEC5", "#B0BEC5", "#B0BEC5", "#B0BEC5", "#B0BEC5", "red", "#B0BEC5", "#B0BEC5"]]}], "label": "Topic 42", "method": "update"}, {"args": [{"marker.color": [["#B0BEC5", "#B0BEC5", "#B0BEC5", "#B0BEC5", "#B0BEC5", "#B0BEC5", "#B0BEC5", "#B0BEC5", "#B0BEC5", "#B0BEC5", "#B0BEC5", "#B0BEC5", "#B0BEC5", "#B0BEC5", "#B0BEC5", "#B0BEC5", "#B0BEC5", "#B0BEC5", "#B0BEC5", "#B0BEC5", "#B0BEC5", "#B0BEC5", "#B0BEC5", "#B0BEC5", "#B0BEC5", "#B0BEC5", "#B0BEC5", "#B0BEC5", "#B0BEC5", "#B0BEC5", "#B0BEC5", "#B0BEC5", "#B0BEC5", "#B0BEC5", "#B0BEC5", "#B0BEC5", "#B0BEC5", "#B0BEC5", "#B0BEC5", "#B0BEC5", "#B0BEC5", "#B0BEC5", "#B0BEC5", "red", "#B0BEC5"]]}], "label": "Topic 43", "method": "update"}, {"args": [{"marker.color": [["#B0BEC5", "#B0BEC5", "#B0BEC5", "#B0BEC5", "#B0BEC5", "#B0BEC5", "#B0BEC5", "#B0BEC5", "#B0BEC5", "#B0BEC5", "#B0BEC5", "#B0BEC5", "#B0BEC5", "#B0BEC5", "#B0BEC5", "#B0BEC5", "#B0BEC5", "#B0BEC5", "#B0BEC5", "#B0BEC5", "#B0BEC5", "#B0BEC5", "#B0BEC5", "#B0BEC5", "#B0BEC5", "#B0BEC5", "#B0BEC5", "#B0BEC5", "#B0BEC5", "#B0BEC5", "#B0BEC5", "#B0BEC5", "#B0BEC5", "#B0BEC5", "#B0BEC5", "#B0BEC5", "#B0BEC5", "#B0BEC5", "#B0BEC5", "#B0BEC5", "#B0BEC5", "#B0BEC5", "#B0BEC5", "#B0BEC5", "red"]]}], "label": "Topic 44", "method": "update"}]}], "title": {"font": {"color": "Black", "size": 22}, "text": "<b>Intertopic Distance Map</b>", "x": 0.5, "xanchor": "center", "y": 0.95, "yanchor": "top"}, "width": 650, "xaxis": {"anchor": "y", "domain": [0, 1], "range": [-10.43, 15.26], "title": {"text": ""}, "visible": false}, "yaxis": {"anchor": "x", "domain": [0, 1], "range": [-6.551, 20.14], "title": {"text": ""}, "visible": false}}}
